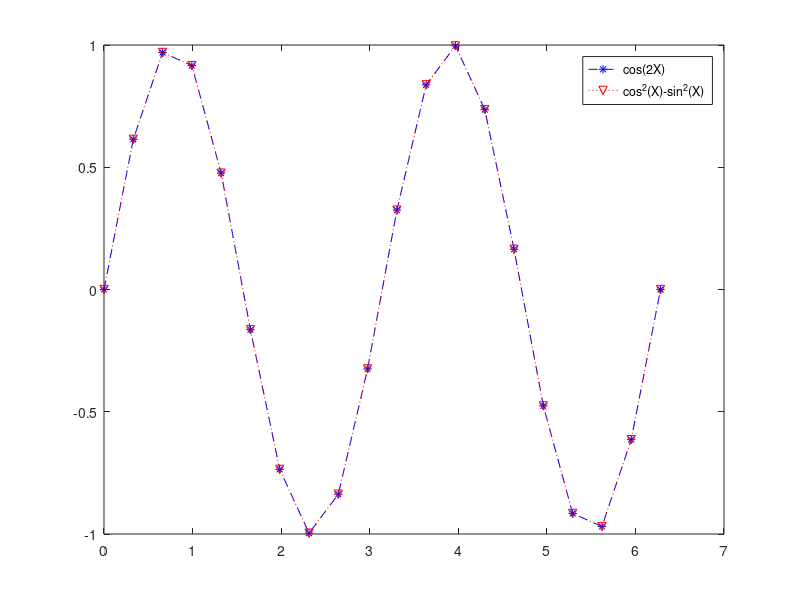

MATLAB code for this plot:
X = linspace(0,2*pi,20);
Y1 = sin(2*X);
plot(X,Y1,'b*--')
hold on
Y2 = 2.*(cos(X)).*(sin(X));
plot(X,Y2,'rv:')
legend('cos(2X)','cos^2(X)-sin^2(X)')
